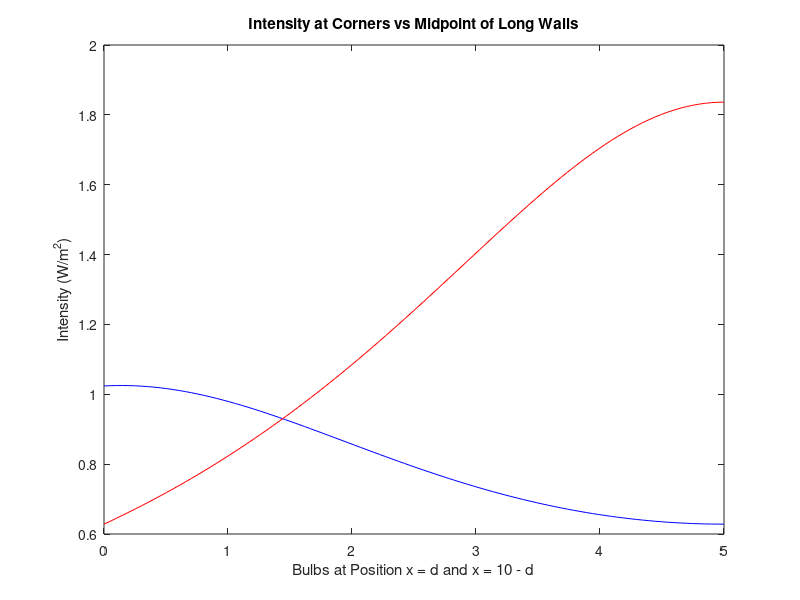

This chart was generated by the following MATLAB code:
d = linspace(0, 5);
IC = 150./(4*pi*(d.^2 + 13)) + 150./(4*pi*((10-d).^2 + 13));
IM = 300./(4*pi*((5-d).^2 + 13));
plot(d, IC, 'b' ); hold on;
plot(d, IM, 'r' );
ylabel('Intensity (W/m^2)')
xlabel('Bulbs at Position x = d and x = 10 - d')
title('Intensity at Corners vs Midpoint of Long Walls')
